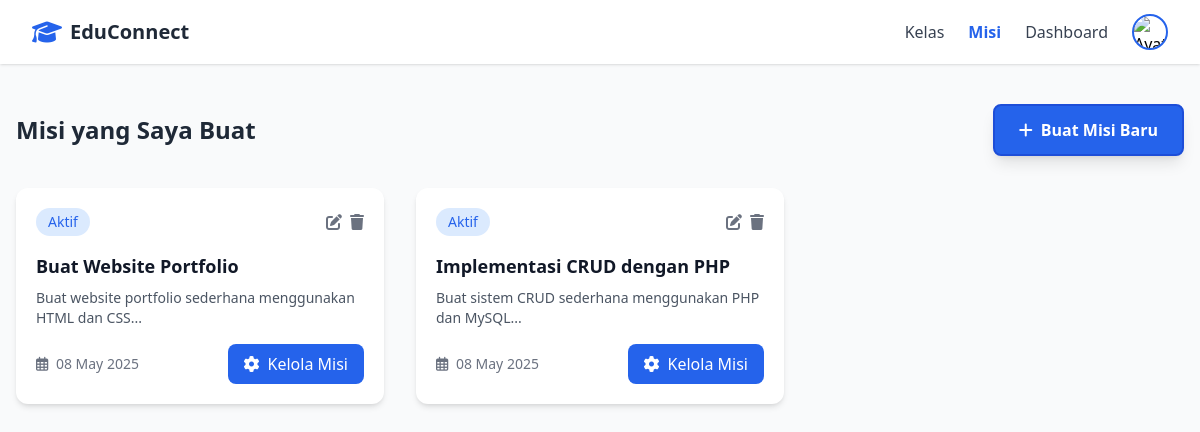
Screenshot of /mentor_missions.php (signed in) with the database file from the repository.
### tables this page shows
CREATE TABLE IF NOT EXISTS missions (
    id INT PRIMARY KEY AUTO_INCREMENT,
    mentor_id INT,
    title VARCHAR(100) NOT NULL,
    description TEXT,
    points INT DEFAULT 0,
    deadline DATE,
    created_at TIMESTAMP DEFAULT CURRENT_TIMESTAMP,
    FOREIGN KEY (mentor_id) REFERENCES users(id)
);

### db_connect.php (called while the page is built, shortened)
<?php
class Database {
    private static $instance = null;
    private $conn;
    private function __construct() {
        try {
            $dsn = "mysql:host=" . DB_HOST . ";dbname=" . DB_NAME . ";charset=utf8mb4";
            $options = [
                PDO::ATTR_ERRMODE => PDO::ERRMODE_EXCEPTION,
                PDO::ATTR_DEFAULT_FETCH_MODE => PDO::FETCH_ASSOC,
                PDO::ATTR_EMULATE_PREPARES => false,
            ];
            $this->conn = new PDO($dsn, DB_USER, DB_PASS, $options);
        } catch (PDOException $e) {
            die("Error: " . $e->getMessage());
        }
    }
    public static function getInstance() {
        if (self::$instance == null) {
            self::$instance = new Database();
        }
        return self::$instance;
    }
    public function getConnection() {
        return $this->conn;
    }
}
function db() {
    return Database::getInstance()->getConnection();
}

### auth/auth.php (called while the page is built, shortened)
<?php
require_once __DIR__ . '/../db_connect.php';
class Auth {
    private $db;
    public function __construct() {
        $this->db = db();
    }
    public function isLoggedIn() {
        return isset($_SESSION['user_id']);
    }
    public function getCurrentUser() {
        $stmt = $this->db->prepare("SELECT * FROM users WHERE id = ?");
        $stmt->execute([$_SESSION['user_id']]);
        return $stmt->fetch(PDO::FETCH_ASSOC);
    }
}
?>

### mentor_missions.php (the view, shortened to what this page needs)
<?php
require_once 'db_connect.php';
require_once 'auth/auth.php';
$auth = new Auth();
$user = $auth->getCurrentUser();
$db = db();
$stmt = $db->prepare("SELECT * FROM missions WHERE mentor_id = ?");
$stmt->execute([$user['id']]);
$missions = $stmt->fetchAll(PDO::FETCH_ASSOC);
?>
<!DOCTYPE html>
<html lang="id">
<head>
    <script src="https://cdn.tailwindcss.com"></script>
    <link rel="stylesheet" href="https://cdnjs.cloudflare.com/ajax/libs/font-awesome/6.4.0/css/all.min.css">
</head>
<body class="bg-gray-50 min-h-screen">
<nav class="bg-white shadow sticky top-0 z-50">
    <div class="max-w-7xl mx-auto px-4 sm:px-6 lg:px-8 flex justify-between items-center h-16">
        <a href="index.php" class="flex items-center space-x-2">
            <i class="fas fa-graduation-cap text-blue-600 text-2xl"></i>
            <span class="font-bold text-xl text-gray-800">EduConnect</span>
        </a>
        <div class="flex items-center space-x-6">
            <a href="mentor_classes.php" class="text-gray-700 hover:text-blue-600">Kelas</a>
            <a href="mentor_missions.php" class="text-blue-600 font-semibold hover:underline">Misi</a>
            <a href="dashboardmentor.php" class="text-gray-700 hover:text-blue-600">Dashboard</a>
            <div class="relative group">
                <button type="button" class="focus:outline-none flex items-center" id="avatarBtn">
                    <img src="<?php echo $user['profile_picture'] ?? 'assets/images/default-avatar.png'; ?>" class="rounded-full w-9 h-9 border-2 border-blue-600" alt="Avatar">
                </button>
            </div>
        </div>
    </div>
</nav>
<div class="max-w-7xl mx-auto px-4 py-10">
    <div class="flex flex-col sm:flex-row sm:justify-between sm:items-center mb-8 gap-4">
        <h2 class="text-2xl font-bold text-gray-800">Misi yang Saya Buat</h2>
        <a href="create_mission.php"
           class="inline-flex items-center px-6 py-3 bg-blue-600 text-white rounded-lg shadow-lg border-2 border-blue-700 hover:bg-blue-700 hover:shadow-xl transition font-bold text-base focus:outline-none focus:ring-2 focus:ring-blue-400 focus:ring-offset-2">
            <i class="fas fa-plus mr-2"></i> Buat Misi Baru
        </a>
    </div>
    <div class="grid grid-cols-1 md:grid-cols-2 lg:grid-cols-3 gap-8">
        <?php if (empty($missions)): ?>
            <div class="col-span-full text-center py-16">
                <div class="w-20 h-20 mx-auto mb-4 flex items-center justify-center bg-gray-100 rounded-full">
                    <i class="fas fa-tasks text-3xl text-blue-600"></i>
                </div>
                <h3 class="text-lg font-semibold text-gray-700 mb-2">Belum ada misi</h3>
                <p class="text-gray-500">Anda belum membuat misi apapun.</p>
            </div>
        <?php else: foreach ($missions as $mission): ?>
            <div class="mission-card bg-white rounded-xl shadow-md hover:shadow-xl p-5 flex flex-col">
                <div class="flex items-center justify-between mb-4">
                    <span class="px-3 py-1 bg-blue-100 text-blue-600 rounded-full text-sm font-medium">
                        <?php echo $mission['status'] ?? 'Aktif'; ?>
                    </span>
                    <div class="flex space-x-2">
                        <button onclick="editMission(<?php echo $mission['id']; ?>)" class="text-gray-500 hover:text-blue-600">
                            <i class="fas fa-edit"></i>
                        </button>
                        <button onclick="deleteMission(<?php echo $mission['id']; ?>)" class="text-gray-500 hover:text-red-600">
                            <i class="fas fa-trash"></i>
                        </button>
                    </div>
                </div>
                <h5 class="font-bold text-lg text-gray-900 mb-2"><?php echo htmlspecialchars($mission['title']); ?></h5>
                <p class="text-gray-600 text-sm flex-1 mb-4"><?php echo htmlspecialchars(substr($mission['description'], 0, 100)); ?>...</p>
                <div class="flex items-center justify-between mt-auto">
                    <span class="text-sm text-gray-500">
                        <i class="far fa-calendar-alt mr-1"></i>
                        <?php echo date('d M Y', strtotime($mission['created_at'] ?? 'now')); ?>
                    </span>
                    <a href="mission.php?id=<?php echo $mission['id']; ?>"
                       class="inline-flex items-center px-4 py-2 bg-blue-600 text-white rounded-lg hover:bg-blue-700 transition">
                        <i class="fas fa-cog mr-2"></i> Kelola Misi
                    </a>
                </div>
            </div>
        <?php endforeach; endif; ?>
    </div>
</div>
</body>
</html>

### mentor_missions.php (style rules this page uses)
.mission-card { transition: all 0.3s ease; }

### rows the page displays
missions: status "Aktif", title "Buat Website Portfolio", description "Buat website portfolio sederhana menggunakan HTML dan CSS", created_at "08 May 2025"
missions: status "Aktif", title "Implementasi CRUD dengan PHP", description "Buat sistem CRUD sederhana menggunakan PHP dan MySQL", created_at "08 May 2025"
